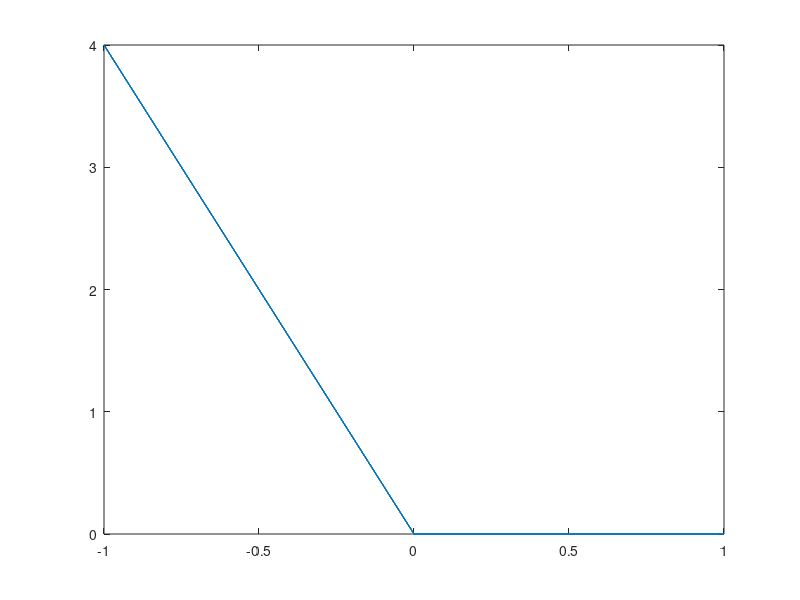

Source code (MATLAB):
% To compute DFT of the signal given below using in-built  
% function in MATLAB x=[1, 0, -1, 0, 1, 0, -1, 0]
% Name- Mishkat Ahmad Neyazi 
% Reg No.- 189402164 Sec- ECE-C Batch- C3
clc
x=[1, 0, -1, 0, 1, 0, -1, 0];
y = fft(x);
plot(x,y) 